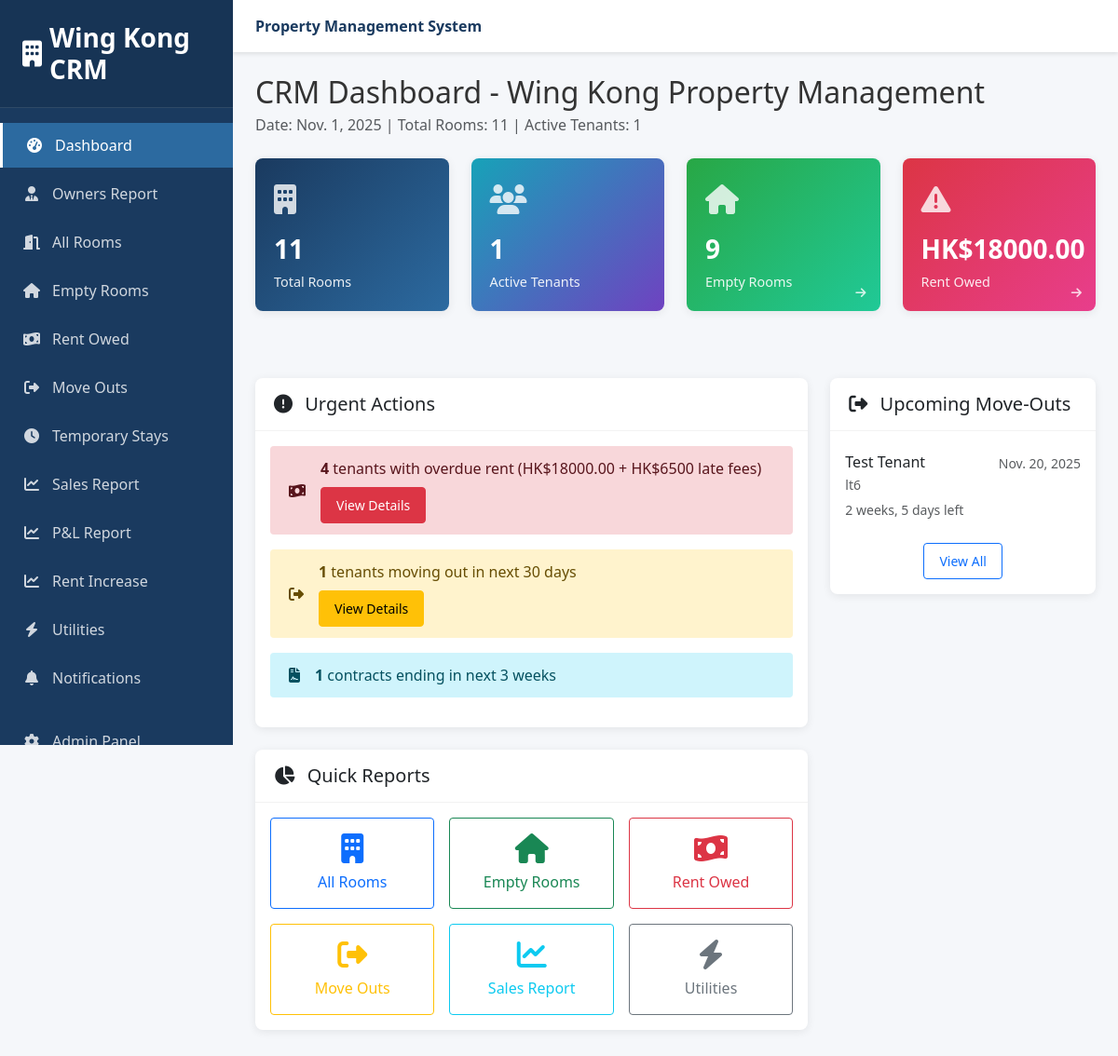
The app's page /reports/ (signed in) with its own data.
### bookings/models.py (models this page shows, shortened)
class Booking(models.Model):
    BOOKING_STATUS = [
        ('pending', 'Pending'),  # Booking created but not confirmed
        ('confirmed', 'Confirmed'),  # Deposit paid, room reserved
        ('active', 'Active'),  # Tenant moved in
        ('completed', 'Completed'),  # Tenant moved out successfully
        ('cancelled', 'Cancelled'),  # Booking cancelled
        ('terminated', 'Terminated'),  # Contract terminated early
    ]
    PAYMENT_STATUS = [
        ('pending', 'Pending'),
        ('deposit_paid', 'Deposit Paid'),
        ('fully_paid', 'Fully Paid'),
        ('overdue', 'Overdue'),
    ]
    tenant = models.ForeignKey(Tenant, on_delete=models.CASCADE)
    room = models.ForeignKey(Room, on_delete=models.CASCADE)
    move_in_date = models.DateField()
    move_out_date = models.DateField()
    duration_months = models.IntegerField(help_text="Duration of stay in months")
    status = models.CharField(max_length=20, choices=BOOKING_STATUS, default='pending')
    payment_status = models.CharField(max_length=20, choices=PAYMENT_STATUS, default='pending')
    monthly_rent = models.DecimalField(max_digits=10, decimal_places=2)
    deposit_paid = models.DecimalField(max_digits=10, decimal_places=2, default=0)
    total_amount_paid = models.DecimalField(max_digits=10, decimal_places=2, default=0)
    booking_date = models.DateTimeField(auto_now_add=True)
    confirmed_date = models.DateTimeField(null=True, blank=True)
    actual_move_in_date = models.DateField(null=True, blank=True)
    actual_move_out_date = models.DateField(null=True, blank=True)
    special_requests = models.TextField(blank=True)
    class Meta:
        ordering = ['-booking_date']

### tenants/models.py (models this page shows, shortened)
class Tenant(models.Model):
    GENDER_CHOICES = [
        ('male', 'Male'),
        ('female', 'Female'),
        ('other', 'Other'),
    ]
    user = models.OneToOneField(User, on_delete=models.CASCADE, null=True, blank=True)
    full_name = models.CharField(max_length=200)
    hkid_number = models.CharField(
        max_length=20,
        unique=True,
        blank=True,
        null=True,
        validators=[RegexValidator(regex='^[A-Z]{1,2}[0-9]{6}\\([0-9A]\\)$', message='Enter valid HKID format')]
    )
    passport_number = models.CharField(max_length=50, blank=True, null=True)
    nationality = models.CharField(max_length=100)
    date_of_birth = models.DateField()
    gender = models.CharField(max_length=10, choices=GENDER_CHOICES)
    phone_number = models.CharField(max_length=20)
    whatsapp_number = models.CharField(max_length=20, blank=True, null=True)
    emergency_contact_name = models.CharField(max_length=200, blank=True)
    emergency_contact_phone = models.CharField(max_length=20, blank=True)
    resume = models.FileField(upload_to='tenant_resumes/', null=True, blank=True)
    job_search_status = models.BooleanField(default=False)
    created_at = models.DateTimeField(auto_now_add=True)
    updated_at = models.DateTimeField(auto_now=True)

### properties/models.py (models this page shows, shortened)
class Room(models.Model):
    ROOM_STATUS = [
        ('available', 'Available'),  # Ready for booking
        ('reserved', 'Reserved'),  # Booking confirmed, deposit paid
        ('occupied', 'Occupied'),  # Tenant actively living there
        ('maintenance', 'Under Maintenance'),  # Being repaired/cleaned
        ('temporary', 'Temporary Stay'),  # Short-term temporary occupancy
        ('cleaning', 'Being Cleaned'),  # Between tenants, being cleaned
    ]
    property = models.ForeignKey(Property, on_delete=models.CASCADE, related_name='rooms')
    room_code = models.CharField(max_length=10, unique=True)  # c5a, c5b, etc.
    room_number = models.CharField(max_length=20)
    description = models.TextField(blank=True)
    monthly_rent = models.DecimalField(max_digits=10, decimal_places=2, validators=[MinValueValidator(Decimal('0.01'))])
    deposit_amount = models.DecimalField(max_digits=10, decimal_places=2, default=2500.00)
    status = models.CharField(max_length=20, choices=ROOM_STATUS, default='available')
    photos = models.JSONField(default=list, blank=True)
    videos = models.JSONField(default=list, blank=True)
    post_ad_price = models.DecimalField(
        max_digits=10, decimal_places=2,
        null=True, blank=True,
        help_text="Price advertised to public (for rent increase detection)"
    )
    size_sqft = models.DecimalField(max_digits=8, decimal_places=2, null=True, blank=True)
    has_private_bathroom = models.BooleanField(default=False)
    has_balcony = models.BooleanField(default=False)
    created_at = models.DateTimeField(auto_now_add=True)
    updated_at = models.DateTimeField(auto_now=True)
    class Meta:
        ordering = ['room_code']

### reports/views.py (the view)
# urls.py: path('', views.notification_dashboard, name='dashboard'),
@staff_required
def dashboard(request):
    today = timezone.now().date()
    empty_rooms = Room.objects.filter(status='available').select_related('property')
    rent_owed_payments = Payment.objects.filter(
        payment_type='rent',
        status='pending',
        due_date__lt=today
    ).select_related('booking__tenant', 'booking__room')
    total_late_fees = 0
    for payment in rent_owed_payments:
        days_overdue = (today - payment.due_date).days
        payment.late_fee_amount = days_overdue * 100
        total_late_fees += payment.late_fee_amount
    move_out_cutoff = today + timedelta(days=30)
    upcoming_move_outs = Booking.objects.filter(
        move_out_date__lte=move_out_cutoff,
        move_out_date__gte=today,
        status='active'
    ).select_related('tenant', 'room')
    contract_cutoff = today + timedelta(days=21)  # 3 weeks
    ending_contracts = Contract.objects.filter(
        end_date__lte=contract_cutoff,
        end_date__gte=today,
        status='signed'
    ).select_related('booking__tenant', 'booking__room')
    context = {
        'title': 'CRM Dashboard - Wing Kong Property Management',
        'empty_rooms': empty_rooms,
        'empty_rooms_count': empty_rooms.count(),
        'rent_owed_payments': rent_owed_payments,
        'rent_owed_count': rent_owed_payments.count(),
        'total_rent_owed': sum(p.amount for p in rent_owed_payments),
        'total_late_fees': total_late_fees,
        'upcoming_move_outs': upcoming_move_outs,
        'ending_contracts': ending_contracts,
        'total_rooms': Room.objects.count(),
        'active_bookings': Booking.objects.filter(status='active').count(),
        'total_tenants': Tenant.objects.count(),
        'today': today,
    }
    return render(request, 'reports/dashboard.html', context)

### reports/views.py (called while the page is built)
def staff_required(view_func):
    decorated_view_func = login_required(user_passes_test(
        lambda u: u.is_staff,
        login_url='/admin/login/'
    )(view_func))
    return decorated_view_func

### templates/reports/dashboard.html (shortened to what this page needs)
{% extends 'reports/base.html' %}
{% block content %}
<div class="d-flex justify-content-between align-items-center mb-4">
    <div>
        <h2 class="mb-1">{{ title }}</h2>
        <p class="text-muted mb-0">Date: {{ today }} | Total Rooms: {{ total_rooms }} | Active Tenants: {{ active_bookings }}</p>
    </div>
</div>
<div class="row mb-4">
    <div class="col-xl-3 col-md-6 mb-4">
        <div class="stats-card primary">
            <div class="stats-icon">
                <i class="fas fa-building"></i>
            </div>
            <div class="stats-number">{{ total_rooms }}</div>
            <div class="stats-label">Total Rooms</div>
        </div>
    </div>
    <div class="col-xl-3 col-md-6 mb-4">
        <div class="stats-card info">
            <div class="stats-icon">
                <i class="fas fa-users"></i>
            </div>
            <div class="stats-number">{{ active_bookings }}</div>
            <div class="stats-label">Active Tenants</div>
        </div>
    </div>
    <div class="col-xl-3 col-md-6 mb-4">
        <div class="stats-card success">
            <div class="stats-icon">
                <i class="fas fa-home"></i>
            </div>
            <div class="stats-number">{{ empty_rooms_count }}</div>
            <div class="stats-label">Empty Rooms</div>
            <a href="{% url 'reports:empty_rooms' %}" class="stats-link">
                <i class="fas fa-arrow-right"></i>
            </a>
        </div>
    </div>
    <div class="col-xl-3 col-md-6 mb-4">
        <div class="stats-card danger">
            <div class="stats-icon">
                <i class="fas fa-exclamation-triangle"></i>
            </div>
            <div class="stats-number">HK${{ total_rent_owed }}</div>
            <div class="stats-label">Rent Owed</div>
            <a href="{% url 'reports:rent_owed' %}" class="stats-link">
                <i class="fas fa-arrow-right"></i>
            </a>
        </div>
    </div>
</div>
<div class="row">
    <div class="col-lg-8 mb-4">
        <div class="card">
            <div class="card-header">
                <h5 class="mb-0"><i class="fas fa-exclamation-circle me-2"></i> Urgent Actions</h5>
            </div>
            <div class="card-body">
                {% if rent_owed_count > 0 %}
                <div class="alert alert-danger d-flex align-items-center mb-3" role="alert">
                    <i class="fas fa-money-bill-wave me-3"></i>
                    <div>
                        <strong>{{ rent_owed_count }}</strong> tenants with overdue rent (HK${{ total_rent_owed }} + HK${{ total_late_fees }} late fees)
                        <div class="mt-2">
                            <a href="{% url 'reports:rent_owed' %}" class="btn btn-sm btn-danger">View Details</a>
                        </div>
                    </div>
                </div>
                {% endif %}
                {% if upcoming_move_outs.count > 0 %}
                <div class="alert alert-warning d-flex align-items-center mb-3" role="alert">
                    <i class="fas fa-sign-out-alt me-3"></i>
                    <div>
                        <strong>{{ upcoming_move_outs.count }}</strong> tenants moving out in next 30 days
                        <div class="mt-2">
                            <a href="{% url 'reports:move_out' %}" class="btn btn-sm btn-warning">View Details</a>
                        </div>
                    </div>
                </div>
                {% endif %}
                {% if ending_contracts.count > 0 %}
                <div class="alert alert-info d-flex align-items-center mb-3" role="alert">
                    <i class="fas fa-file-contract me-3"></i>
                    <div>
                        <strong>{{ ending_contracts.count }}</strong> contracts ending in next 3 weeks
                    </div>
                </div>
                {% endif %}
            </div>
        </div>
        <div class="card">
            <div class="card-header">
                <h5 class="mb-0"><i class="fas fa-chart-pie me-2"></i> Quick Reports</h5>
            </div>
            <div class="card-body">
                <div class="row g-3">
                    <div class="col-6 col-md-4">
                        <a href="{% url 'properties:crm_room_list' %}" class="btn btn-outline-primary w-100 d-flex flex-column align-items-center py-3">
                            <i class="fas fa-building fa-2x mb-2"></i>
                            All Rooms
                        </a>
                    </div>
                    <div class="col-6 col-md-4">
                        <a href="{% url 'reports:empty_rooms' %}" class="btn btn-outline-success w-100 d-flex flex-column align-items-center py-3">
                            <i class="fas fa-home fa-2x mb-2"></i>
                            Empty Rooms
                        </a>
                    </div>
                    <div class="col-6 col-md-4">
                        <a href="{% url 'reports:rent_owed' %}" class="btn btn-outline-danger w-100 d-flex flex-column align-items-center py-3">
                            <i class="fas fa-money-bill-wave fa-2x mb-2"></i>
                            Rent Owed
                        </a>
                    </div>
                    <div class="col-6 col-md-4">
                        <a href="{% url 'reports:move_out' %}" class="btn btn-outline-warning w-100 d-flex flex-column align-items-center py-3">
                            <i class="fas fa-sign-out-alt fa-2x mb-2"></i>
                            Move Outs
                        </a>
                    </div>
                    <div class="col-6 col-md-4">
                        <a href="{% url 'reports:monthly_sales' %}" class="btn btn-outline-info w-100 d-flex flex-column align-items-center py-3">
                            <i class="fas fa-chart-line fa-2x mb-2"></i>
                            Sales Report
                        </a>
                    </div>
                    <div class="col-6 col-md-4">
                        <a href="{% url 'reports:utilities' %}" class="btn btn-outline-secondary w-100 d-flex flex-column align-items-center py-3">
                            <i class="fas fa-bolt fa-2x mb-2"></i>
                            Utilities
                        </a>
                    </div>
                </div>
            </div>
        </div>
    </div>
    <div class="col-lg-4 mb-4">
        <div class="card">
        <div class="card-header">
            <h5 class="mb-0"><i class="fas fa-sign-out-alt me-2"></i> Upcoming Move-Outs</h5>
        </div>
        <div class="card-body">
            {% if upcoming_move_outs %}
            <div class="list-group list-group-flush">
                {% for booking in upcoming_move_outs|slice:":5" %}
                <div class="list-group-item px-0 border-0">
                    <div class="d-flex w-100 justify-content-between align-items-start">
                        <div>
                            <h6 class="mb-1">{{ booking.tenant.full_name }}</h6>
                            <p class="mb-1 text-muted small">{{ booking.room.room_code }}</p>
                        </div>
                        <small class="text-muted">{{ booking.move_out_date }}</small>
                    </div>
                    <small class="text-muted">
                        {% with days_left=booking.move_out_date|timeuntil:today %}
                        {{ days_left }} left
                        {% endwith %}
                    </small>
                </div>
                {% endfor %}
            </div>
            {% else %}
            <p class="text-muted text-center mb-0">No move-outs scheduled</p>
            {% endif %}
            <div class="text-center mt-3">
                <a href="{% url 'reports:move_out' %}" class="btn btn-sm btn-outline-primary">View All</a>
            </div>
        </div>
    </div>
{% endblock %}

### templates/reports/base.html (style rules this page uses)
:root { --primary-color: #1a3a5f; --secondary-color: #2c6aa0; --accent-color: #4a89dc; --success-color: #28a745; --info-color: #17a2b8; --warning-color: #ffc107; --danger-color: #dc3545; --light-color: #f8f9fa; --dark-color: #343a40; --sidebar-width: 250px; }
* { margin: 0; padding: 0; box-sizing: border-box; }
body { font-family: 'Segoe UI', Tahoma, Geneva, Verdana, sans-serif; background-color: #f5f7fa; color: #333; }
.card { border: none; border-radius: 8px; box-shadow: 0 2px 10px rgba(0,0,0,0.08); margin-bottom: 1.5rem; transition: all 0.3s; }
.card-header { background-color: transparent; border-bottom: 1px solid rgba(0,0,0,0.05); padding: 1rem 1.25rem; font-weight: 600; }
.stats-card { border-radius: 8px; padding: 1.25rem; margin-bottom: 1.5rem; box-shadow: 0 2px 10px rgba(0,0,0,0.08); transition: all 0.3s; position: relative; overflow: hidden; }
.stats-card.primary { background: linear-gradient(135deg, #1a3a5f, #2c6aa0); color: white; }
.stats-card.success { background: linear-gradient(135deg, #28a745, #20c997); color: white; }
.stats-card.danger { background: linear-gradient(135deg, #dc3545, #e83e8c); color: white; }
.stats-card.info { background: linear-gradient(135deg, #17a2b8, #6f42c1); color: white; }
.stats-icon { font-size: 2rem; opacity: 0.8; margin-bottom: 0.5rem; }
.stats-number { font-size: 1.75rem; font-weight: 700; margin-bottom: 0.25rem; }
.stats-label { font-size: 0.9rem; opacity: 0.9; }
.stats-link { position: absolute; bottom: 10px; right: 15px; color: white; font-size: 0.8rem; opacity: 0.8; }
.btn { border-radius: 4px; padding: 0.5rem 1rem; font-weight: 500; transition: all 0.3s; }
.btn-danger { background-color: var(--danger-color); border-color: var(--danger-color); }
.alert { border: none; border-radius: 4px; padding: 0.75rem 1.25rem; }

### records on screen
Booking: tenant.full_name "Test Tenant", room.room_code "lt6", move_out_date "Nov. 20, 2025", booking "2 weeks, 5 days"

### other values on screen
{{ title }} "CRM Dashboard - Wing Kong Property Management"
{{ total_rooms }} "11"
{{ active_bookings }} "1"
{{ empty_rooms_count }} "9"
{{ total_rent_owed }} "18000.00"
{{ rent_owed_count }} "4"
{{ total_late_fees }} "6500"
{{ upcoming_move_outs.count }} "1"
{{ ending_contracts.count }} "1"
